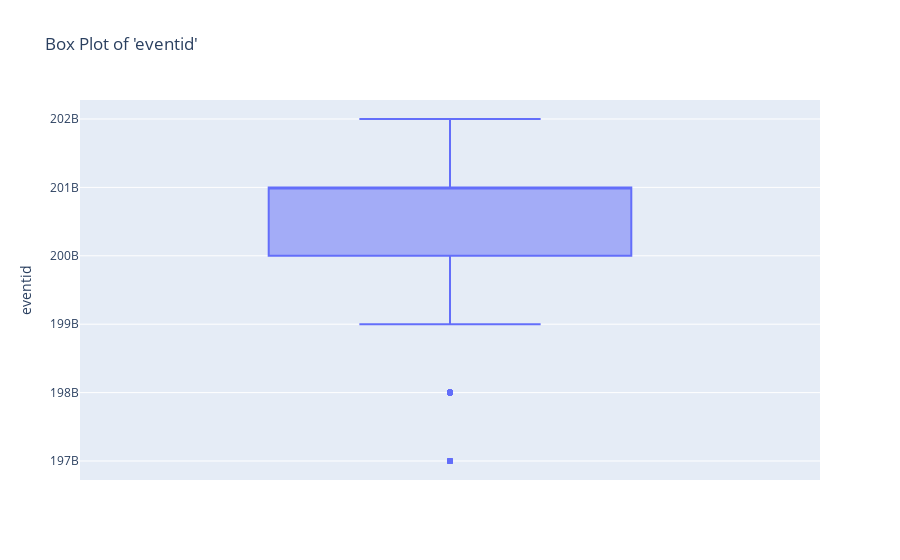

Notebook source saved alongside this figure:
### Code cell
interact(plot_box, column_name=df_none_null_num)

### Figure 1 — Plotly figure (JSON) as saved in the notebook; plotly's stock layout.template omitted (floating-point values rounded to 4 significant figures; data arrays with more than 128 entries replaced by an {"elided": "..."} marker saying what was removed)
{"data": [{"alignmentgroup": "True", "hovertemplate": "eventid=%{y}<extra></extra>", "legendgroup": "", "marker": {"color": "#636efa"}, "name": "", "notched": false, "offsetgroup": "", "orientation": "v", "showlegend": false, "type": "box", "x0": " ", "xaxis": "x", "y": {"elided": "5216 float values"}, "y0": " ", "yaxis": "y"}], "layout": {"boxmode": "overlay", "legend": {"tracegroupgap": 0}, "title": {"text": "Box Plot of 'eventid'"}, "xaxis": {"anchor": "y", "domain": [0, 1]}, "yaxis": {"anchor": "x", "domain": [0, 1], "title": {"text": "eventid"}}}}
